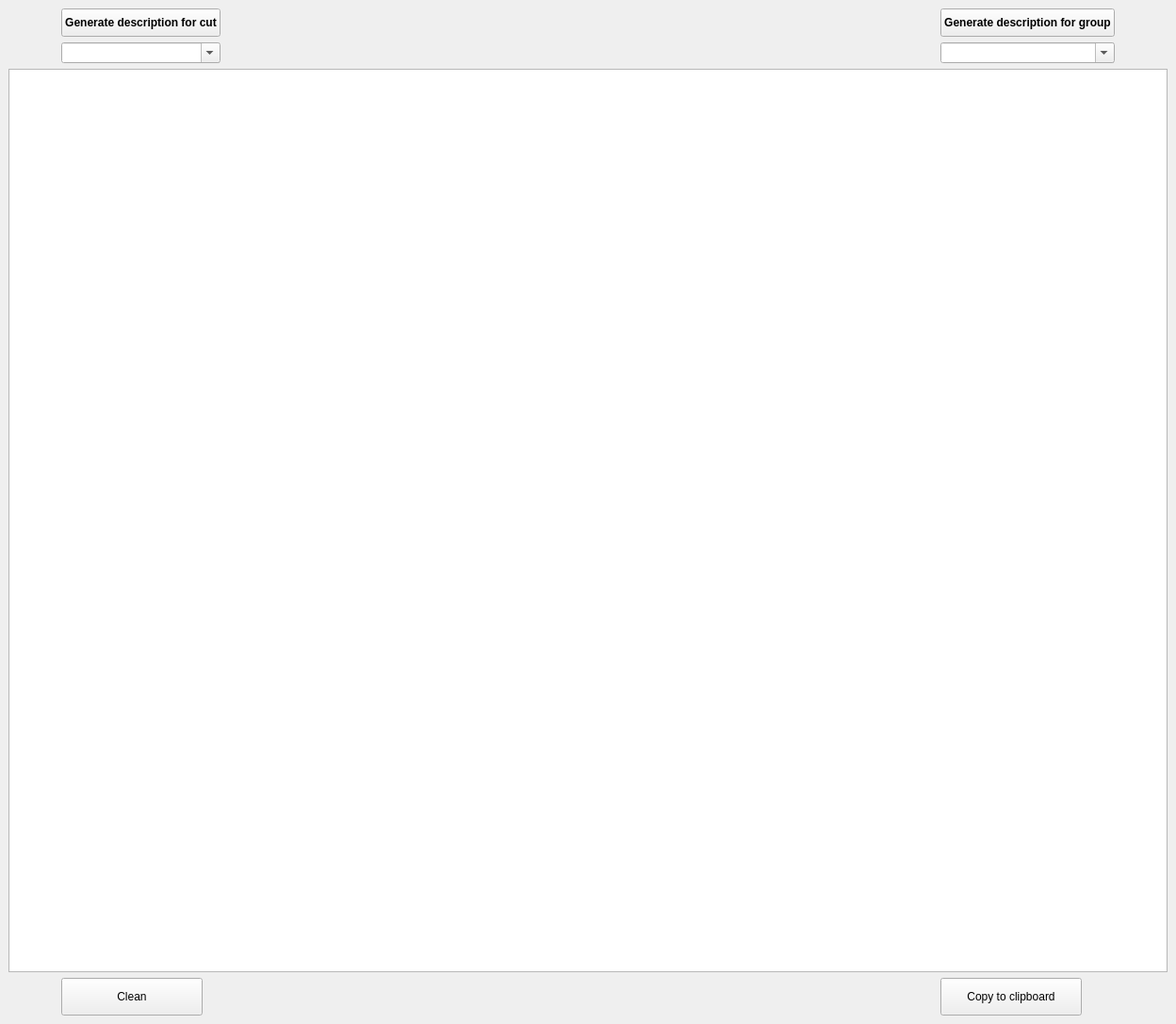
<?xml version="1.0" encoding="UTF-8"?>
<ui version="4.0">
 <class>PCAReportDescriptionGeneratorDockWidgetBase</class>
 <widget class="QDockWidget" name="PCAReportDescriptionGeneratorDockWidgetBase">
  <property name="geometry">
   <rect>
    <x>0</x>
    <y>0</y>
    <width>1248</width>
    <height>1087</height>
   </rect>
  </property>
  <property name="windowTitle">
   <string>PCA Report Description Generator</string>
  </property>
  <widget class="QWidget" name="dockWidgetContents">
   <layout class="QGridLayout" name="gridLayout">
    <item row="6" column="3">
     <widget class="QPushButton" name="copy_to_clipboard_tab1_pushButton">
      <property name="minimumSize">
       <size>
        <width>0</width>
        <height>40</height>
       </size>
      </property>
      <property name="maximumSize">
       <size>
        <width>150</width>
        <height>16777215</height>
       </size>
      </property>
      <property name="text">
       <string>Copy to clipboard</string>
      </property>
     </widget>
    </item>
    <item row="1" column="1">
     <widget class="QPushButton" name="DRS_descr_from_cut_tab1_pushButton">
      <property name="minimumSize">
       <size>
        <width>0</width>
        <height>30</height>
       </size>
      </property>
      <property name="font">
       <font>
        <weight>75</weight>
        <bold>true</bold>
        <strikeout>false</strikeout>
       </font>
      </property>
      <property name="text">
       <string>Generate description for cut</string>
      </property>
     </widget>
    </item>
    <item row="2" column="1">
     <widget class="QComboBox" name="DRS_cut_no_tab1_comboBox">
      <property name="editable">
       <bool>true</bool>
      </property>
     </widget>
    </item>
    <item row="2" column="3">
     <widget class="QComboBox" name="DRS_group_tab1_comboBox">
      <property name="editable">
       <bool>true</bool>
      </property>
     </widget>
    </item>
    <item row="6" column="1">
     <widget class="QPushButton" name="clean_tab1_pushButton">
      <property name="minimumSize">
       <size>
        <width>0</width>
        <height>40</height>
       </size>
      </property>
      <property name="maximumSize">
       <size>
        <width>150</width>
        <height>16777215</height>
       </size>
      </property>
      <property name="text">
       <string>Clean</string>
      </property>
     </widget>
    </item>
    <item row="1" column="3">
     <widget class="QPushButton" name="DRS_descr_from_group_tab1_pushButton">
      <property name="minimumSize">
       <size>
        <width>0</width>
        <height>30</height>
       </size>
      </property>
      <property name="font">
       <font>
        <weight>75</weight>
        <bold>true</bold>
       </font>
      </property>
      <property name="text">
       <string>Generate description for group</string>
      </property>
     </widget>
    </item>
    <item row="1" column="4" rowspan="2">
     <widget class="QFrame" name="verticalFrame">
      <property name="minimumSize">
       <size>
        <width>50</width>
        <height>50</height>
       </size>
      </property>
      <property name="maximumSize">
       <size>
        <width>50</width>
        <height>50</height>
       </size>
      </property>
      <layout class="QVBoxLayout" name="verticalLayout_2">
       <property name="leftMargin">
        <number>0</number>
       </property>
       <property name="topMargin">
        <number>0</number>
       </property>
       <property name="rightMargin">
        <number>0</number>
       </property>
       <property name="bottomMargin">
        <number>0</number>
       </property>
       <item>
        <widget class="QLabel" name="label">
         <property name="minimumSize">
          <size>
           <width>50</width>
           <height>50</height>
          </size>
         </property>
         <property name="maximumSize">
          <size>
           <width>50</width>
           <height>50</height>
          </size>
         </property>
         <property name="sizeIncrement">
          <size>
           <width>0</width>
           <height>0</height>
          </size>
         </property>
         <property name="text">
          <string/>
         </property>
         <property name="pixmap">
          <pixmap>icons/PCA logo - square.png</pixmap>
         </property>
         <property name="scaledContents">
          <bool>true</bool>
         </property>
        </widget>
       </item>
      </layout>
     </widget>
    </item>
    <item row="1" column="0" rowspan="2">
     <widget class="QFrame" name="frame">
      <property name="minimumSize">
       <size>
        <width>50</width>
        <height>50</height>
       </size>
      </property>
      <property name="maximumSize">
       <size>
        <width>50</width>
        <height>50</height>
       </size>
      </property>
      <layout class="QVBoxLayout" name="verticalLayout">
       <property name="spacing">
        <number>0</number>
       </property>
       <property name="sizeConstraint">
        <enum>QLayout::SetNoConstraint</enum>
       </property>
       <property name="leftMargin">
        <number>0</number>
       </property>
       <property name="topMargin">
        <number>0</number>
       </property>
       <property name="rightMargin">
        <number>0</number>
       </property>
       <property name="bottomMargin">
        <number>0</number>
       </property>
       <item alignment="Qt::AlignVCenter">
        <widget class="QLabel" name="label_3">
         <property name="minimumSize">
          <size>
           <width>50</width>
           <height>50</height>
          </size>
         </property>
         <property name="maximumSize">
          <size>
           <width>50</width>
           <height>50</height>
          </size>
         </property>
         <property name="text">
          <string/>
         </property>
         <property name="pixmap">
          <pixmap>icons/PCA logo - square.png</pixmap>
         </property>
         <property name="scaledContents">
          <bool>true</bool>
         </property>
        </widget>
       </item>
      </layout>
     </widget>
    </item>
    <item row="5" column="0" colspan="5">
     <widget class="QPlainTextEdit" name="DRS_tab1_result_plainTextEdit">
      <property name="font">
       <font>
        <family>Calibri</family>
        <pointsize>10</pointsize>
       </font>
      </property>
      <property name="frameShadow">
       <enum>QFrame::Sunken</enum>
      </property>
     </widget>
    </item>
   </layout>
  </widget>
 </widget>
 <resources/>
 <connections/>
</ui>
